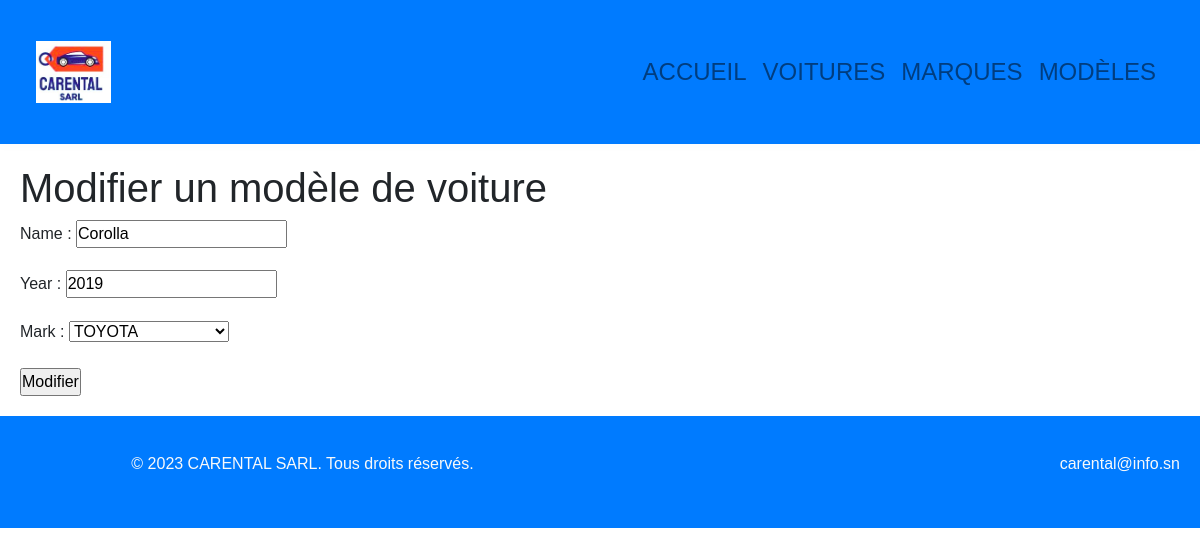
The page /CarModel/1/edit/ (signed in) on the database its author committed.
### CarModel/models.py (models this page shows, shortened)
class CarModel(models.Model):
    name = models.CharField(max_length=100)
    year = models.PositiveIntegerField()
    mark = models.ForeignKey(CarMark, on_delete=models.CASCADE)
    class Meta:
        verbose_name = "Modèle"
        verbose_name_plural = "Modèles"

### CarMark/models.py (models this page shows)
class CarMark(models.Model):
    name = models.CharField(max_length=100)
    country = models.CharField(max_length=100)
    logo = models.ImageField(upload_to='logos/', blank=True, null=True)
    class Meta:
        verbose_name = "Marque"
        verbose_name_plural = "Marques"
    def __str__(self):
        return f"{self.name}"

### CarModel/views.py (the view)
# urls.py: path('<int:pk>/edit/', carmodel_edit, name='carmodel_edit'),
@login_required
def carmodel_edit(request, pk):
    carmodel = get_object_or_404(CarModel, pk=pk)
    if request.method == 'POST':
        form = CarModelForm(request.POST, instance=carmodel)
        if form.is_valid():
            form.save()
        return HttpResponseRedirect(reverse('CarModel:carmodel_list'))
    else:
        form = CarModelForm(instance=carmodel)
    return render(request, 'carmodel/update.html', {'form': form})

### CarModel/forms.py
class CarModelForm(forms.ModelForm):
    class Meta:
        model = CarModel
        fields = '__all__'

### CarModel/templates/carmodel/update.html (shortened to what this page needs)
{% extends "structure.html" %}
{% block content %}
    <h1>Modifier un modèle de voiture</h1>
    <form method="post">
        {{ form.as_p }}
        <input type="submit" value="Modifier">
    </form>
{% endblock %}

### static/css/style.css (style rules this page uses)
* { margin: 0; padding: 0; list-style: none; text-decoration: none; }
body { font-family: Arial, Helvetica, sans-serif; margin: 0; }

### rows shown on the page
CarModel: name "Corolla", year "2019", mark "TOYOTA"
